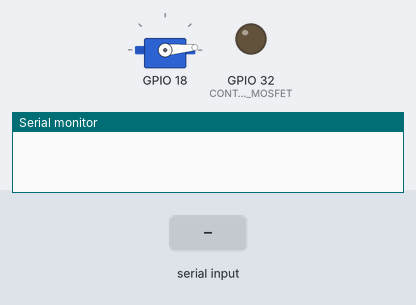
This program was run on a simulated ESP32. Shown: servo, output pins drawn as LEDs (lit = HIGH), the last lines printed to the serial monitor. The inputs (shaded band) are chosen by the test bench. Servo pulses on a pin are drawn as a servo (544–2400 µs = 0–180°).

Above: at 1.2 s.
1.3 s: "l90\n" received over Serial
At 1.6 s:
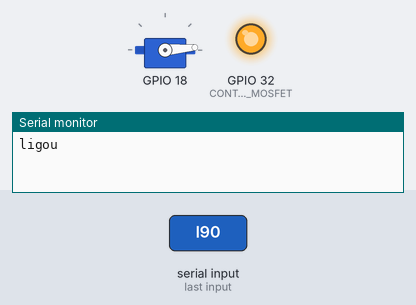
2.8 s: "d90\n" received over Serial
At 4.0 s:
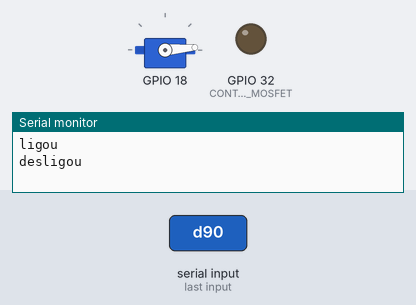
4.3 s: "l,45\n" received over Serial
At 5.1 s:
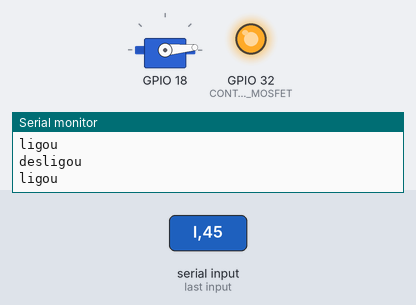
5.8 s: "d,45\n" received over Serial
At 6.3 s:
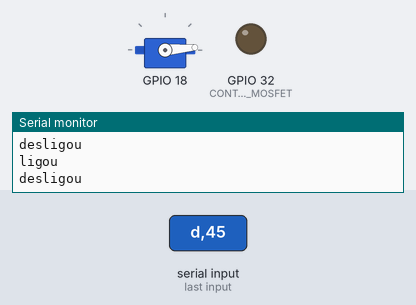
Timing chart, 0 to 8.3 s (numbered marks = the images above; inputs shaded):
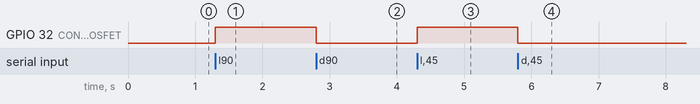

Measured:
- after the input at 1.3 s, GPIO 32 (CONTROLE_MOSFET): LOW → HIGH at once
- after the input at 2.8 s, GPIO 32 (CONTROLE_MOSFET): HIGH → LOW at once
- after the input at 4.3 s, GPIO 32 (CONTROLE_MOSFET): LOW → HIGH at once
- after the input at 5.8 s, GPIO 32 (CONTROLE_MOSFET): HIGH → LOW at once

The program:

main.cpp
```cpp
#include <Arduino.h>

#include "driver/ledc.h"

#define CONTROLE_MOSFET 32
#define R_HP_IO 18

#define MG995_MIN 1000
#define MG995_MAX 10000

uint16_t pwm_val = 1950;

ledc_timer_config_t ledc_timer = {
    .speed_mode = LEDC_HIGH_SPEED_MODE,    // timer mode
    .duty_resolution = LEDC_TIMER_16_BIT,  // resolution of PWM duty
    .timer_num = LEDC_TIMER_0,             // timer index
    .freq_hz = 50,                         // frequency of PWM signal
    .clk_cfg = LEDC_AUTO_CLK,              // Auto select the source clock
};

ledc_channel_config_t servo_pwm_channel = {
    .gpio_num = R_HP_IO,
    .speed_mode = LEDC_HIGH_SPEED_MODE,
    .channel = LEDC_CHANNEL_0,
    .timer_sel = LEDC_TIMER_0,
    .duty = pwm_val,
    .hpoint = 0,
};

void setup() {
  Serial.begin(112500);
  pinMode(CONTROLE_MOSFET, OUTPUT);
  digitalWrite(CONTROLE_MOSFET, LOW);
  ledc_timer_config(&ledc_timer);
  ledc_channel_config(&servo_pwm_channel);
}

void loop() {
  if (Serial.available()) {
    char recebido[40];
    uint8_t i = 0;
    for (; i < sizeof(recebido) && Serial.available(); i++)
      recebido[i] = Serial.read();

    if (recebido[0] == 'l') {
      digitalWrite(CONTROLE_MOSFET, HIGH);
      Serial.println("ligou");
      return;
    }
    if (recebido[0] == 'd') {
      digitalWrite(CONTROLE_MOSFET, LOW);
      Serial.println("desligou");
      return;
    }

    recebido[i] = 0;
    pwm_val = atoi(recebido);
    pwm_val = constrain(pwm_val, MG995_MIN, MG995_MAX);

    ledc_set_duty(servo_pwm_channel.speed_mode, servo_pwm_channel.channel,
                  pwm_val);
    ledc_update_duty(servo_pwm_channel.speed_mode, servo_pwm_channel.channel);
  }
}
```
